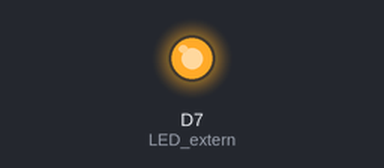
A sketch run on a simulated ESP8266 (NodeMCU). Shown: output pins drawn as LEDs (lit = HIGH).

Above: at 1.0 s.
At 3.0 s:
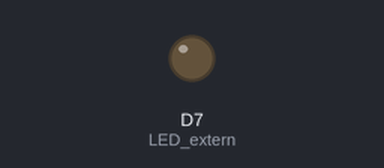
Timing chart, 0 to 5.2 s (numbered marks = the images above):
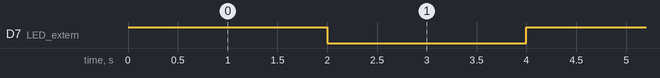

Measured:
- by itself, D7 (LED_extern): alternates HIGH for 2.0 s and LOW for 2.0 s

The sketch:

003_blinkD7_2s.ino
```cpp
#define LED_extern D7 // Präprozessoranweisung --> ersetze onboard LED_extern durch D13

void setup() //setup
{
    pinMode(LED_extern,OUTPUT);
} // Ende setup()

void loop() //Hauptprogramm in Endlosschleife
{
  digitalWrite(LED_extern, HIGH);  //schalte LED_extern an (PIN 7)
  delay(2000);              //Verzögerung von 1000ms = 1s
  digitalWrite(LED_extern,LOW);    //schalte LED_extern aus (PIN 7)
  delay(2000);
} // Ende main()
```
